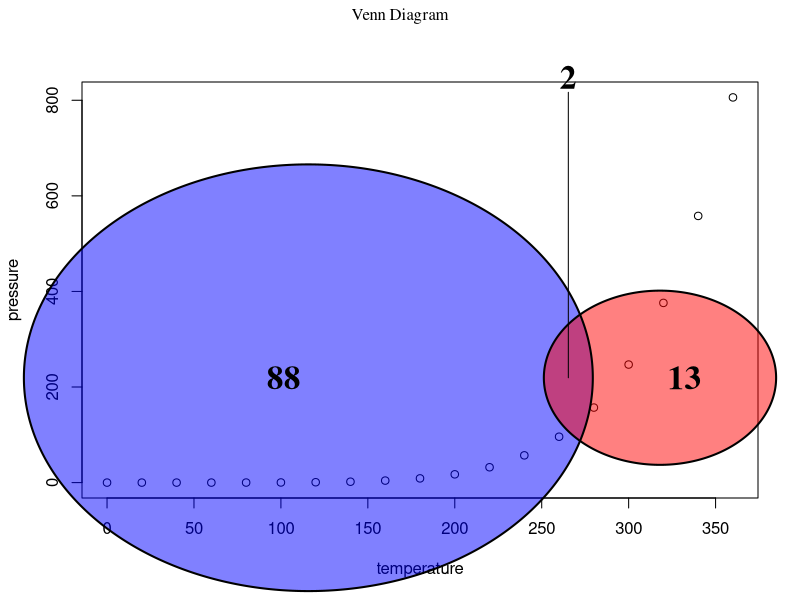
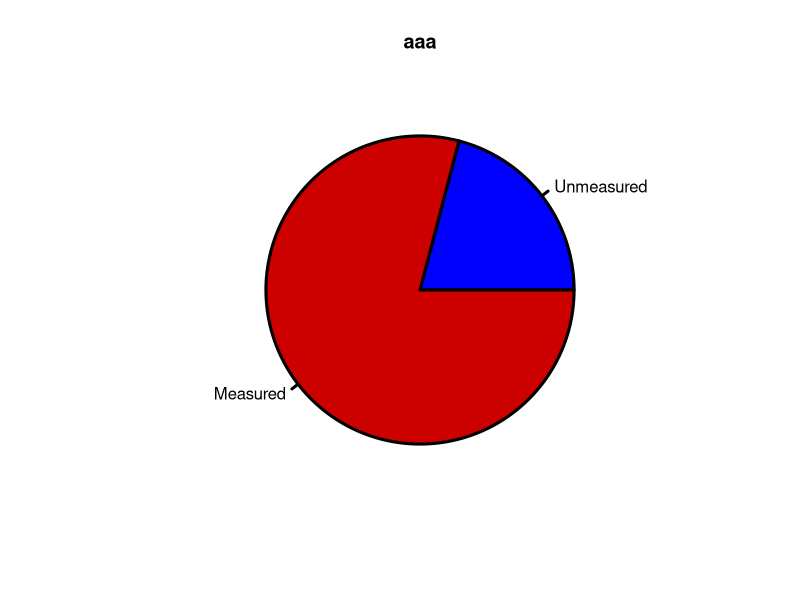

Recreate these plots in R, in order.
## ---- chunk 1
knitr::opts_chunk$set(echo = TRUE)
## ---- chunk 2
summary(cars)
## ---- chunk 3
plot(pressure)
## ---- chunk 4
label1 <- c("Krt17", "IGH", "Igk-V28", "Igh-6", "Jup", "RPL17", "100042959", "Apex1", "Actbl2", "Dsp", "Sfrs2", "Rpl9", "Nol5a", "Cdc5l", "Acat1", "Rps2", "Gtf2f2", "Fip1l1", "Psma6", "Tomm34", "Mybbp1a", "Atp5c1", "Psma1", "Prdx6", "Gm189", "Rpl14", "Vdac3", "nap1l1", "Igl-V1", "Rpl3", "Try10", "Psme1", "LOC380804", "Ctsd", "HIST2H2AA3", "Eif3i", "Ddx3y", "RPL26", "Rpl4", "Fasn", "Ctnnbl1", "Rbm25", "EG627889", "Rbmxrt", "Igkv1-117", "Pole", "Serbp1", "4930422G04Rik", "Dsg1b", "Acacb", "Krt24", "Muc4", "Prpf38a", "D030074E01Rik", "Tars", "Arhgef18", "Vps13b", "Ccdc88b", "Depdc6", "Naip2", "Morc2b", "Myo18b", "Pcdh15", "Smc4", "Snrnp200", "Tlr3", "Fchsd2", "Gapdhs", "Nlrp9c", "Ranbp2", "Utrn", "Serpinb2", "9130208D14Rik", "Ophn1", "Evpl", "1700080O16Rik", "Dbf4", "Dcdc5", "Gpr98", "Zcwpw2", "Zfp148", "Mmp27", "Tcfeb", "Tchh", "Ybx1", "Ddx1", "Sox30", "Gata1", "Supt5", "Chd4")

label2 <- c("Gata1", "Chd4", "Ctcf", "Tox", "Pax5", "Rad21", "Jun", "Rela", "Gata2", "Spi1", "Satb1", "Zfp384", "Ldb1", "Ep300", "Runx1")

library(VennDiagram)
library(grid)
venn_data <- list(MS = label1, ChIPAtlas = label2)

# ヴェン図を描く
venn.plot <- venn.diagram(
  x = venn_data,
  filename = NULL, # NULLに設定すると、画像ファイルを作成せずにプロットを表示します
  category.names = c("", ""),
  fill = c("blue", "red"), # セットの色を設定,
  alpha = 0.5, # 透明度を設定 (0:透明, 1:不透明)
  cex = 2,
  fontface = "bold",
  cat.cex = 10, # ラベルの文字サイズを設定
  #cat.fontfamily = "Arial",
  cat.default.pos = "text", # ラベルの位置を設定
  cat.dist = c(0.03, 0.03), # ラベルの距離を設定
  cat.col = c("white", "white"), # ラベルの色を設定
  main = "Venn Diagram" ,# タイトルを設定,
  show.numbers = FALSE
)

# ヴェン図を表示
grid.draw(venn.plot)
## ---- chunk 5
# measured/unmeasured in TF marker genes
categories <- c("Unmeasured", "Measured")
counts <- c(18, 68)
color2 <- c("blue", "red3")

old_par <- par(lwd = 3)
pie(counts, labels = categories, main = "aaa", col = color2)
# グラフィックスのパラメータを元に戻す
par(old_par)
